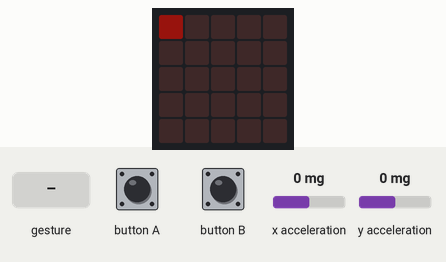
A program run on a simulated BBC micro:bit (MakeCode). On the bench: the board's 5×5 LED display. The test bench sets the inputs (shaded band); at power-on: y acceleration 0 mg, x acceleration 0 mg. Dim RGB values are drawn brighter than linear; random numbers come from a fixed seed; a tilt is held for 1.5 s and a shake lasts 1 s, then the board lies face up again.

Above: at 1.2 s.
1.3 s: gesture 'shake'
At 1.84 s:
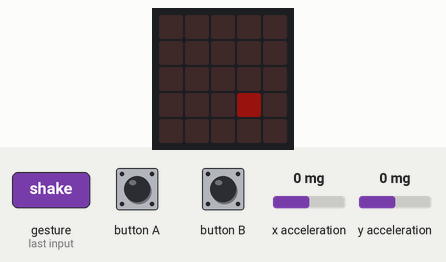
3.1 s: button A pressed for 0.15 s
At 3.6 s:
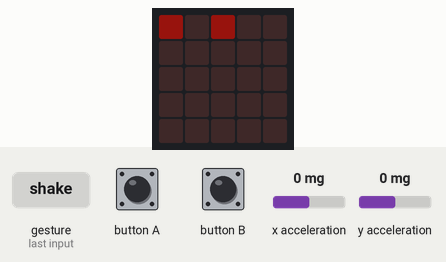
3.8 s: y acceleration set to -1440 mg
5.4 s: button B pressed for 0.15 s
At 5.72 s:
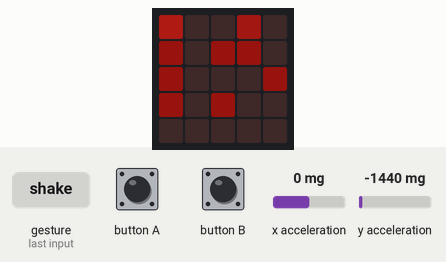
6.1 s: y acceleration set to 1440 mg
At 8.1 s:
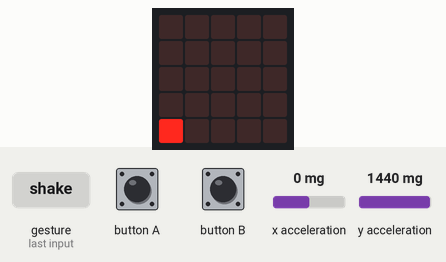
8.5 s: button B pressed for 0.15 s
At 8.92 s:
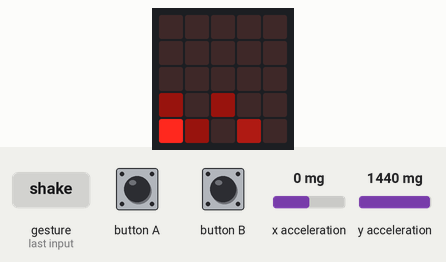
Timing chart, 0 to 10.2 s (numbered marks = the images above; inputs shaded):
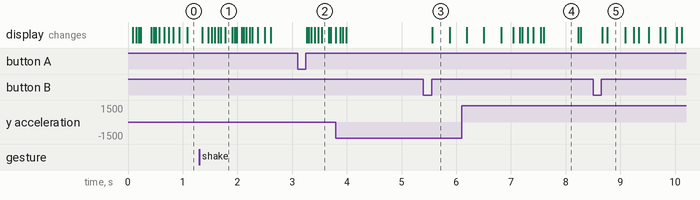

Measured:
- after the input at 1.3 s, the display: first changes after 0.06 s (image 1 shows a later state)
- after the input at 3.1 s, the display: first changes after 0.16 s (image 2 shows a later state)
- after the input at 5.4 s, the display: changes after 0.17 s (image 3)
- after the input at 8.5 s, the display: first changes after 0.17 s (image 5 shows a later state)
- what the display in image 4 shows lasts 0.6 s, from 7.6 s to 8.2 s

The program:

main.ts
```typescript
function constrain(val: number, min: number, max: number) {
    return Math.min(Math.max(val, min), max)
}

function distance(x1: number, y1: number, x2: number, y2: number) {
    return Math.sqrt((x1 - x2) ** 2 + (y1 - y2) ** 2)
}

const defaultRadius = 1
const defaultSpeed = 10

class Display {
    buffer: number[][];
    displayWidth = 5
    displayHeight = 5

    constructor() {
        this.buffer = [
            [0, 0, 0, 0, 0],
            [0, 0, 0, 0, 0],
            [0, 0, 0, 0, 0],
            [0, 0, 0, 0, 0],
            [0, 0, 0, 0, 0],
        ]
    }

    showBuffer() {
        for (let x2 = 0; x2 <= this.displayWidth - 1; x2++) {
            for (let y2 = 0; y2 <= this.displayHeight - 1; y2++) {
                led.plotBrightness(x2, y2, this.buffer[x2][y2])
            }
        }
    }

    clearBuffer() {
        for (let i = 0; i < this.displayWidth; i++) {
            this.buffer[i] = []
            for (let j = 0; j < this.displayHeight; j++) {
                this.buffer[i][j] = 0
            }
        }
    }

    plot(x: number, y: number) {
        if (this.buffer[x][y] === 0)
            this.buffer[x][y] = 16;
        this.buffer[x][y] *= 1.5;
    }

}

class Particle {
    x: number;
    y: number;
    radius: number;
    speed: number;
    dir: number;
    xspeed: number;
    yspeed: number;
    gravityX: number;
    gravityY: number;
    world: World;
    bounciness = 0.9

    constructor(world: World, x: number, y: number, dir: number) {
        this.x = x;
        this.y = y;
        this.radius = defaultRadius;
        this.speed = defaultSpeed;
        this.dir = dir;
        this.xspeed = this.speed * Math.cos(this.dir);
        this.yspeed = this.speed * Math.sin(this.dir);
        this.world = world;
    }

    paint() {
        this.world.plotVirtual(this.x, this.y);
    }

    update() {
        this.xspeed *= 0.99;
        this.yspeed *= 0.99;
        this.xspeed += world.gravityX;
        this.yspeed += world.gravityY;
        this.x += this.xspeed;
        this.y += this.yspeed;
        if (this.x > world.width) {
            this.x = world.width;
            this.xspeed *= -this.bounciness;
        }
        if (this.x < 0) {
            this.x = 0;
            this.xspeed *= -this.bounciness;
        }
        if (this.y > world.height) {
            this.y = world.height;
            this.yspeed *= -this.bounciness;
        }
        if (this.y < 0) {
            this.y = 0;
            this.yspeed *= -this.bounciness;
        }

        for (let p of world.particles) {
            if (p === this) continue;
            if (distance(this.x, this.y, p.x, p.y) < this.radius + p.radius) {
                let dx = p.x - this.x;
                let dy = p.y - this.y;
                let angle = Math.atan2(dy, dx);
                let targetX = this.x + Math.cos(angle) * this.radius;
                let targetY = this.y + Math.sin(angle) * this.radius;
                let ax = (targetX - p.x) * 0.5;
                let ay = (targetY - p.y) * 0.5;
                this.xspeed -= ax;
                this.yspeed -= ay;
                p.xspeed += ax;
                p.yspeed += ay;
            }
        }
        this.x = constrain(this.x, 0, world.width - 1);
        this.y = constrain(this.y, 0, world.height - 1);
    }

    run() {
        this.update();
        this.paint();
    }
}

class World {
    numParticles = 1
    particles: Particle[] = []
    gravityX = 0
    gravityY = 0
    width = 100
    height = 100
    display: Display

    constructor(display: Display) {
        this.display = display
        for (let i = 0; i < this.numParticles; i++) {
            this.addParticle()
        }
    }

    addParticle() {
        if (this.particles.length >= 100)
            return

        this.particles.push(new Particle(
            this,
            Math.random() * this.width,
            Math.random() * this.height,
            Math.random() * 360
        ))
    }

    addParticles(amount: number) {
        for (let i = 0; i < amount; i++) {
            this.addParticle()
        }
    }


    earthQuake() {
        this.particles.forEach(p => {
            p.dir = Math.random() * 360
            p.x = Math.random() * world.width;
            p.y = Math.random() * world.height;
            p.xspeed = p.speed * Math.cos(p.dir)
            p.yspeed = p.speed * Math.sin(p.dir)
        })
    }

    plotVirtual(vx: number, vy: number) {
        let x = Math.floor(vx * this.display.displayWidth / this.width)
        let y = Math.floor(vy * this.display.displayHeight / this.height)
        x = constrain(x, 0, this.display.displayWidth - 1)
        y = constrain(y, 0, this.display.displayHeight - 1)
        this.display.plot(x, y)
    }
}


const display = new Display()
const world = new World(display)

basic.forever(function () {
    world.gravityX = (input.acceleration(Dimension.X) / 1024 - 0.5) * 3
    world.gravityY = (input.acceleration(Dimension.Y) / 1024 - 0.5) * 3
    display.clearBuffer()
    for (let k = 0; k <= world.particles.length - 1; k++) {
        world.particles[k].run();
    }
    display.showBuffer()
})

input.onButtonPressed(Button.A, function () {
    world.addParticle()
})
input.onButtonPressed(Button.B, function () {
    world.addParticles(10)
})

input.onGesture(Gesture.Shake, function () {
    world.earthQuake()
})
```

test.ts
```typescript
// tests gaan hier; deze zal niet worden gecompileerd wanneer dit pakket wordt gebruikt als extensie.
```
